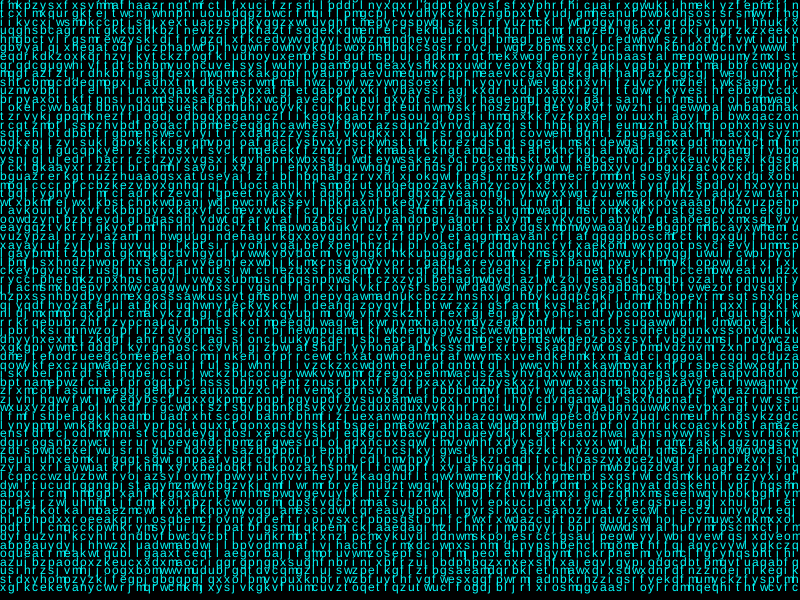
Frame 1 (no input)
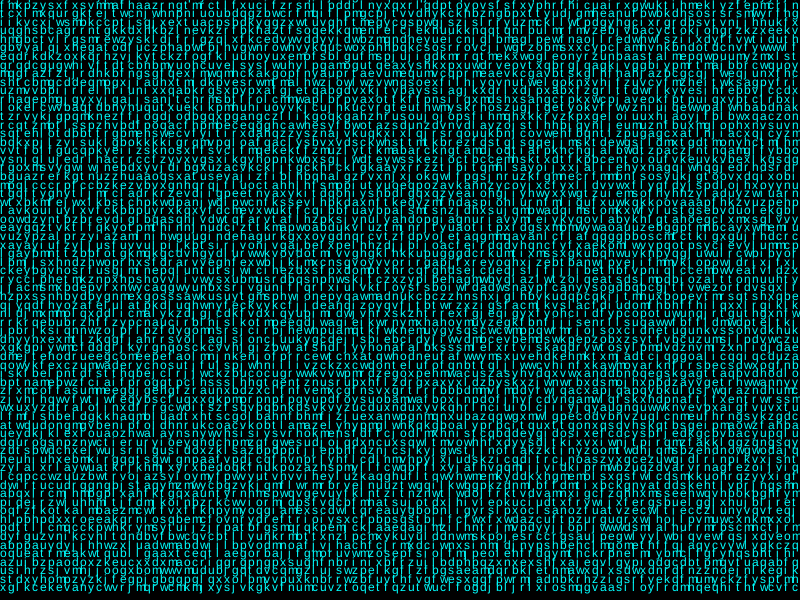
Frame 60 (no input)
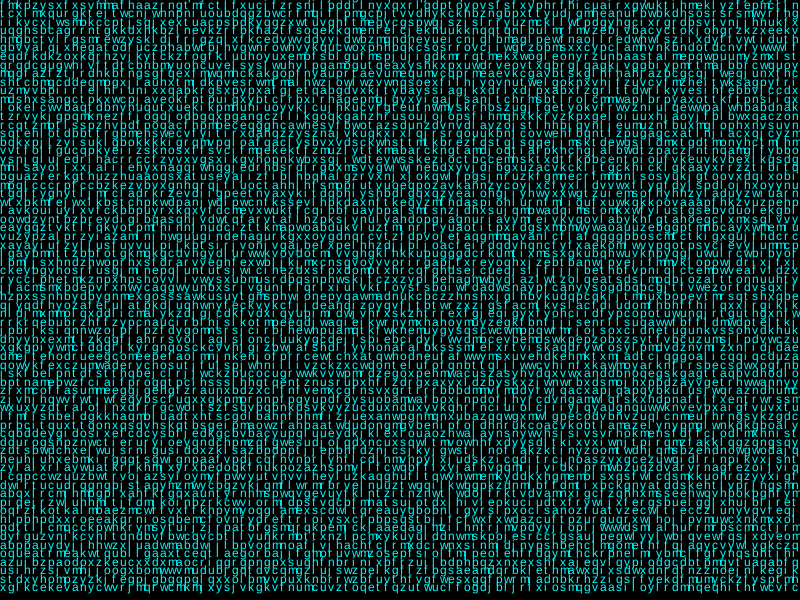
Frame 120 (the mouse pressed at the canvas centre since frame 60)

The p5.js sketch that drew these frames (run headless with seeded random() and noise() and a simulated clock; from frame 60 on, the mouse is pressed at the canvas centre):

// p5.js sketch
// ── sketch.js
var alphabets = 'abcdefghijklmnopqrstuvwxyz'.split('');
var cols=100;
var rows=70;
var horizontalTextSize;
var verticalTextSize;
var letters=[];
function setup() {
  createCanvas(displayWidth, displayHeight);
  horizontalTextSize=displayWidth/cols;
  verticalTextSize=displayHeight/rows;
  letters=make2Darray(cols,rows);
  for (var i=0;i<cols;i++){
    for(var j=0;j<rows;j++){
      letters[i][j]=new Letter(i,j);
    }
  }
}

function draw() {
  background(0);
  for (var i=0;i<cols;i++){
    for(var j=0;j<rows;j++){
      letters[i][j].display();
    }
  }
  horizontallyMove(20);
  horizontallyMove(12);
  horizontallyMove(50);
  horizontallyMove(51);
}

function mousePressed(){
  // horizontallyMove(parseInt(random(rows)));
  horizontallyMove(20);
}

function horizontallyMove(n){
  var head=letters[0][n].letter;
  for (var i=0;i<cols;i++){
    if (i==cols-1){
      letters[i][n].letter=head;
    }
    else{
      letters[i][n].letter=letters[i+1][n].letter;
    }
  }
}

function Letter(x,y){
  this.letter=alphabets[parseInt(random(alphabets.length))];
  this.x=x*horizontalTextSize;
  this.y=y*verticalTextSize;

  this.update=function(){

  }
  this.display=function(){
    fill(0, 255, 255);
    text(this.letter, this.x, this.y);
  }
}

function make2Darray(cols,rows){
   var arr = new Array (cols);
  for(var i=0; i<arr.length; i++){
    arr[i]=new Array(rows);
  }
  return arr;
}
